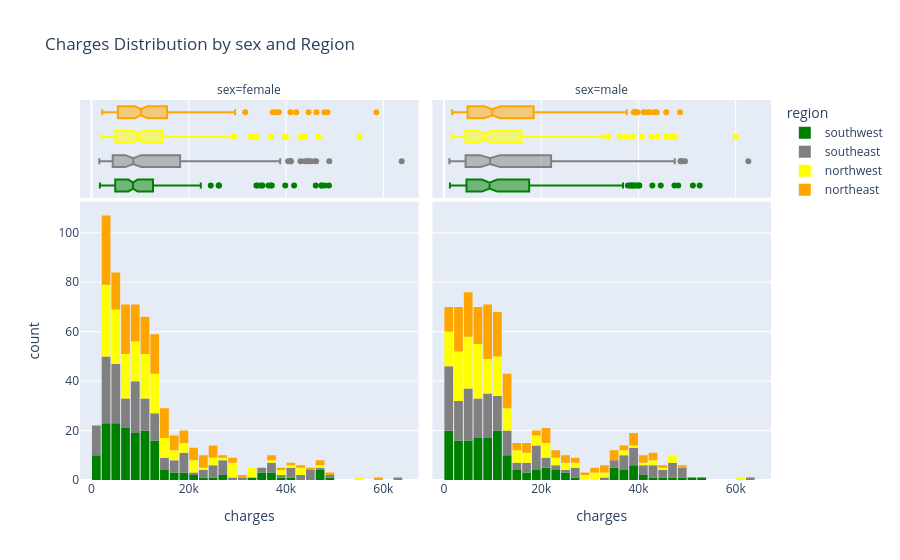

This figure's notebook cell:
### Markdown cell above
# 📊 Exercise – Charges Distribution by Sex and Region

### 🔹 Task
Visualize the distribution of **medical charges** in connection with **sex** and **region**.

### Code cell
fig = px.histogram(medical_df , x = 'charges' , marginal = 'box' , color='region', facet_col='sex' , color_discrete_sequence= ['green' , 'grey' , 'yellow' , 'orange'] , title = 'Charges Distribution by sex and Region')
fig.update_layout(bargap = 0.1)
fig.show()

### Figure 1 — Plotly figure (JSON) as saved in the notebook; plotly's stock layout.template omitted (floating-point values rounded to 4 significant figures; data arrays with more than 128 entries replaced by an {"elided": "..."} marker saying what was removed)
{"data": [{"bingroup": "x", "hovertemplate": "region=southwest<br>sex=female<br>charges=%{x}<br>count=%{y}<extra></extra>", "legendgroup": "southwest", "marker": {"color": "green", "pattern": {"shape": ""}}, "name": "southwest", "orientation": "v", "showlegend": true, "type": "histogram", "x": {"elided": "162 float values"}, "xaxis": "x", "yaxis": "y"}, {"hovertemplate": "region=southwest<br>sex=female<br>charges=%{x}<extra></extra>", "legendgroup": "southwest", "marker": {"color": "green"}, "name": "southwest", "notched": true, "showlegend": false, "type": "box", "x": {"elided": "162 float values"}, "xaxis": "x3", "yaxis": "y3"}, {"bingroup": "x", "hovertemplate": "region=southwest<br>sex=male<br>charges=%{x}<br>count=%{y}<extra></extra>", "legendgroup": "southwest", "marker": {"color": "green", "pattern": {"shape": ""}}, "name": "southwest", "orientation": "v", "showlegend": false, "type": "histogram", "x": {"elided": "163 float values"}, "xaxis": "x2", "yaxis": "y2"}, {"hovertemplate": "region=southwest<br>sex=male<br>charges=%{x}<extra></extra>", "legendgroup": "southwest", "marker": {"color": "green"}, "name": "southwest", "notched": true, "showlegend": false, "type": "box", "x": {"elided": "163 float values"}, "xaxis": "x4", "yaxis": "y4"}, {"bingroup": "x", "hovertemplate": "region=southeast<br>sex=female<br>charges=%{x}<br>count=%{y}<extra></extra>", "legendgroup": "southeast", "marker": {"color": "grey", "pattern": {"shape": ""}}, "name": "southeast", "orientation": "v", "showlegend": true, "type": "histogram", "x": {"elided": "175 float values"}, "xaxis": "x", "yaxis": "y"}, {"hovertemplate": "region=southeast<br>sex=female<br>charges=%{x}<extra></extra>", "legendgroup": "southeast", "marker": {"color": "grey"}, "name": "southeast", "notched": true, "showlegend": false, "type": "box", "x": {"elided": "175 float values"}, "xaxis": "x3", "yaxis": "y3"}, {"bingroup": "x", "hovertemplate": "region=southeast<br>sex=male<br>charges=%{x}<br>count=%{y}<extra></extra>", "legendgroup": "southeast", "marker": {"color": "grey", "pattern": {"shape": ""}}, "name": "southeast", "orientation": "v", "showlegend": false, "type": "histogram", "x": {"elided": "189 float values"}, "xaxis": "x2", "yaxis": "y2"}, {"hovertemplate": "region=southeast<br>sex=male<br>charges=%{x}<extra></extra>", "legendgroup": "southeast", "marker": {"color": "grey"}, "name": "southeast", "notched": true, "showlegend": false, "type": "box", "x": {"elided": "189 float values"}, "xaxis": "x4", "yaxis": "y4"}, {"bingroup": "x", "hovertemplate": "region=northwest<br>sex=female<br>charges=%{x}<br>count=%{y}<extra></extra>", "legendgroup": "northwest", "marker": {"color": "yellow", "pattern": {"shape": ""}}, "name": "northwest", "orientation": "v", "showlegend": true, "type": "histogram", "x": {"elided": "164 float values"}, "xaxis": "x", "yaxis": "y"}, {"hovertemplate": "region=northwest<br>sex=female<br>charges=%{x}<extra></extra>", "legendgroup": "northwest", "marker": {"color": "yellow"}, "name": "northwest", "notched": true, "showlegend": false, "type": "box", "x": {"elided": "164 float values"}, "xaxis": "x3", "yaxis": "y3"}, {"bingroup": "x", "hovertemplate": "region=northwest<br>sex=male<br>charges=%{x}<br>count=%{y}<extra></extra>", "legendgroup": "northwest", "marker": {"color": "yellow", "pattern": {"shape": ""}}, "name": "northwest", "orientation": "v", "showlegend": false, "type": "histogram", "x": {"elided": "161 float values"}, "xaxis": "x2", "yaxis": "y2"}, {"hovertemplate": "region=northwest<br>sex=male<br>charges=%{x}<extra></extra>", "legendgroup": "northwest", "marker": {"color": "yellow"}, "name": "northwest", "notched": true, "showlegend": false, "type": "box", "x": {"elided": "161 float values"}, "xaxis": "x4", "yaxis": "y4"}, {"bingroup": "x", "hovertemplate": "region=northeast<br>sex=female<br>charges=%{x}<br>count=%{y}<extra></extra>", "legendgroup": "northeast", "marker": {"color": "orange", "pattern": {"shape": ""}}, "name": "northeast", "orientation": "v", "showlegend": true, "type": "histogram", "x": {"elided": "161 float values"}, "xaxis": "x", "yaxis": "y"}, {"hovertemplate": "region=northeast<br>sex=female<br>charges=%{x}<extra></extra>", "legendgroup": "northeast", "marker": {"color": "orange"}, "name": "northeast", "notched": true, "showlegend": false, "type": "box", "x": {"elided": "161 float values"}, "xaxis": "x3", "yaxis": "y3"}, {"bingroup": "x", "hovertemplate": "region=northeast<br>sex=male<br>charges=%{x}<br>count=%{y}<extra></extra>", "legendgroup": "northeast", "marker": {"color": "orange", "pattern": {"shape": ""}}, "name": "northeast", "orientation": "v", "showlegend": false, "type": "histogram", "x": {"elided": "163 float values"}, "xaxis": "x2", "yaxis": "y2"}, {"hovertemplate": "region=northeast<br>sex=male<br>charges=%{x}<extra></extra>", "legendgroup": "northeast", "marker": {"color": "orange"}, "name": "northeast", "notched": true, "showlegend": false, "type": "box", "x": {"elided": "163 float values"}, "xaxis": "x4", "yaxis": "y4"}], "layout": {"annotations": [{"font": {}, "showarrow": false, "text": "sex=female", "x": 0.245, "xanchor": "center", "xref": "paper", "y": 1, "yanchor": "bottom", "yref": "paper"}, {"font": {}, "showarrow": false, "text": "sex=male", "x": 0.755, "xanchor": "center", "xref": "paper", "y": 1, "yanchor": "bottom", "yref": "paper"}], "bargap": 0.1, "barmode": "relative", "legend": {"title": {"text": "region"}, "tracegroupgap": 0}, "title": {"text": "Charges Distribution by sex and Region"}, "xaxis": {"anchor": "y", "domain": [0, 0.49], "title": {"text": "charges"}}, "xaxis2": {"anchor": "y2", "domain": [0.51, 1], "matches": "x", "title": {"text": "charges"}}, "xaxis3": {"anchor": "y3", "domain": [0, 0.49], "matches": "x", "showgrid": true, "showticklabels": false}, "xaxis4": {"anchor": "y4", "domain": [0.51, 1], "matches": "x", "showgrid": true, "showticklabels": false}, "yaxis": {"anchor": "x", "domain": [0, 0.7326], "title": {"text": "count"}}, "yaxis2": {"anchor": "x2", "domain": [0, 0.7326], "matches": "y", "showticklabels": false}, "yaxis3": {"anchor": "x3", "domain": [0.7426, 1], "matches": "y3", "showgrid": false, "showline": false, "showticklabels": false, "ticks": ""}, "yaxis4": {"anchor": "x4", "domain": [0.7426, 1], "matches": "y3", "showgrid": false, "showline": false, "showticklabels": false, "ticks": ""}}}
